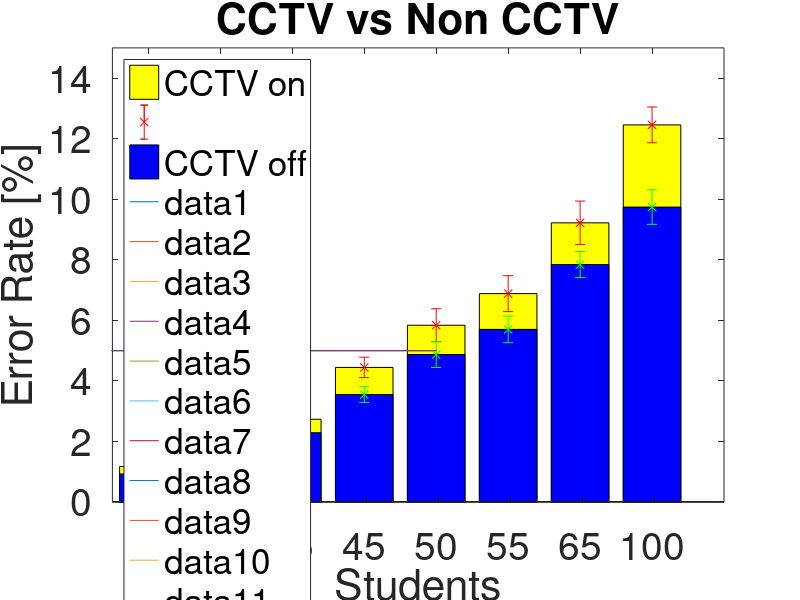

This figure's MATLAB source:
%1. Load all CI
file1 = load('TenStudentsCI.dat');
file2 = load('TwentyFiveStudentsCI.dat');
file3 = load('new-two-ThirtyfiveStudentsCI.dat');
file4 = load('new-two-FortyfiveStudentsCI.dat');
file5 = load('FiftyStudentsCI.dat');
file6 = load('new-two-FiftyfiveStudentsCI.dat');
file7 = load('new-two-SixtyfiveStudentsCI.dat');
file8 = load('HundredStudentsCI.dat');


%2. Scale to %
file1=100.*file1;
file2=100.*file2;
file3=100.*file3;
file4=100.*file4;
file5=100.*file5;
file6=100.*file6;
file7=100.*file7;
file8=100.*file8;

%3. Convert to mean + variance
y=[file1; file2; file3; file4; file5; file6; file7; file8];
transY=transpose(y);

meanY=mean(transY);
x=1:1:length(meanY);

varianceY=transY(2,:)-meanY(1,:);

%NO CCTV****************************

%1. Load all CI
file1 = load('TenStudentsNOCCTVCI.dat');
file2 = load('TwentyFiveStudentsNOCCTVCI.dat');
file3 = load('new-two-ThirtyfiveStudentsNOCCTVCI.dat');
file4 = load('new-two-FortyfiveStudentsNOCCTVCI.dat');
file5 = load('FiftyStudentsNOCCTVCI.dat');
file6 = load('new-two-FiftyfiveStudentsNOCCTVCI.dat');
file7 = load('new-two-SixtyfiveStudentsNOCCTVCI.dat');
file8 = load('HundredStudentsNOCCTVCI.dat');

%2. Scale to %
file1=100.*file1;
file2=100.*file2;
file3=100.*file3;
file4=100.*file4;
file5=100.*file5;
file6=100.*file6;
file7=100.*file7;
file8=100.*file8;

%3. Convert to mean + variance
y=[file1; file2; file3; file4; file5; file6; file7; file8];
transY1=transpose(y);

meanY1=mean(transY1);
x=1:1:length(meanY);

varianceY1=transY1(2,:)-meanY1(1,:);



%PLOT combined graph with CI**********************
figure
bar(meanY, 'y')
hold on
errorbar(x,meanY,varianceY,'rx')

bar(meanY1,'b')
hold on
errorbar(x,meanY1,varianceY1,'gx')

ylabel('Error Rate [%]');
title('CCTV vs Non CCTV')
set(gca,'XTickLabel',{'10', '25', '35', '45','50', '55', '65', '100'})
xlabel('Students')
set(gca,'FontSize',28);
legend('CCTV on', '', 'CCTV off', 'Location', 'northwest');
axis([0.5 9 0 15])


%Set threshold
hold on 
Z1=-5:1:5;
y2=ones(length(Z1));
y2=y2.*5;
plot(Z1,y2)
